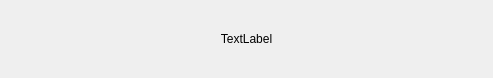
<?xml version="1.0" encoding="UTF-8"?>
<ui version="4.0">
 <class>fsmDisplay</class>
 <widget class="QWidget" name="fsmDisplay">
  <property name="geometry">
   <rect>
    <x>0</x>
    <y>0</y>
    <width>493</width>
    <height>78</height>
   </rect>
  </property>
  <property name="sizePolicy">
   <sizepolicy hsizetype="Preferred" vsizetype="Expanding">
    <horstretch>0</horstretch>
    <verstretch>0</verstretch>
   </sizepolicy>
  </property>
  <property name="windowTitle">
   <string>Form</string>
  </property>
  <layout class="QGridLayout" name="gridLayout">
   <item row="0" column="0">
    <layout class="QHBoxLayout" name="horizontalLayout" stretch="1,2,1">
     <item>
      <spacer name="horizontalSpacer">
       <property name="orientation">
        <enum>Qt::Horizontal</enum>
       </property>
       <property name="sizeHint" stdset="0">
        <size>
         <width>40</width>
         <height>0</height>
        </size>
       </property>
      </spacer>
     </item>
     <item>
      <widget class="xqt::statusLabel" name="fsm">
       <property name="sizePolicy">
        <sizepolicy hsizetype="MinimumExpanding" vsizetype="Expanding">
         <horstretch>0</horstretch>
         <verstretch>0</verstretch>
        </sizepolicy>
       </property>
       <property name="minimumSize">
        <size>
         <width>0</width>
         <height>0</height>
        </size>
       </property>
       <property name="text">
        <string>TextLabel</string>
       </property>
       <property name="alignment">
        <set>Qt::AlignCenter</set>
       </property>
      </widget>
     </item>
     <item>
      <spacer name="horizontalSpacer_2">
       <property name="orientation">
        <enum>Qt::Horizontal</enum>
       </property>
       <property name="sizeHint" stdset="0">
        <size>
         <width>40</width>
         <height>0</height>
        </size>
       </property>
      </spacer>
     </item>
    </layout>
   </item>
  </layout>
 </widget>
 <customwidgets>
  <customwidget>
   <class>xqt::statusLabel</class>
   <extends>QLabel</extends>
   <header>../xWidgets/statusLabel.hpp</header>
  </customwidget>
 </customwidgets>
 <resources/>
 <connections/>
</ui>
